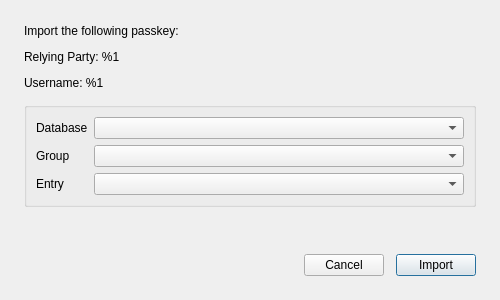
<?xml version="1.0" encoding="UTF-8"?>
<ui version="4.0">
 <class>PasskeyImportDialog</class>
 <widget class="QDialog" name="PasskeyImportDialog">
  <property name="geometry">
   <rect>
    <x>0</x>
    <y>0</y>
    <width>500</width>
    <height>300</height>
   </rect>
  </property>
  <property name="sizePolicy">
   <sizepolicy hsizetype="MinimumExpanding" vsizetype="Preferred">
    <horstretch>0</horstretch>
    <verstretch>0</verstretch>
   </sizepolicy>
  </property>
  <property name="minimumSize">
   <size>
    <width>400</width>
    <height>300</height>
   </size>
  </property>
  <property name="windowTitle">
   <string>KeePassXC - Passkey Import</string>
  </property>
  <layout class="QVBoxLayout" name="verticalLayout">
   <property name="spacing">
    <number>12</number>
   </property>
   <property name="leftMargin">
    <number>24</number>
   </property>
   <property name="topMargin">
    <number>24</number>
   </property>
   <property name="rightMargin">
    <number>24</number>
   </property>
   <property name="bottomMargin">
    <number>24</number>
   </property>
   <item>
    <layout class="QVBoxLayout" name="verticalLayout_2">
     <item>
      <widget class="QLabel" name="infoLabel">
       <property name="text">
        <string>Import the following passkey:</string>
       </property>
       <property name="alignment">
        <set>Qt::AlignLeading|Qt::AlignLeft|Qt::AlignVCenter</set>
       </property>
      </widget>
     </item>
     <item>
      <widget class="QLabel" name="relyingPartyLabel">
       <property name="text">
        <string>Relying Party: %1</string>
       </property>
       <property name="textFormat">
        <enum>Qt::PlainText</enum>
       </property>
       <property name="alignment">
        <set>Qt::AlignLeading|Qt::AlignLeft|Qt::AlignVCenter</set>
       </property>
      </widget>
     </item>
     <item>
      <widget class="QLabel" name="usernameLabel">
       <property name="text">
        <string>Username: %1</string>
       </property>
       <property name="textFormat">
        <enum>Qt::PlainText</enum>
       </property>
       <property name="alignment">
        <set>Qt::AlignLeading|Qt::AlignLeft|Qt::AlignVCenter</set>
       </property>
      </widget>
     </item>
     <item>
      <widget class="QGroupBox" name="groupBox">
       <layout class="QVBoxLayout" name="verticalLayout_3">
        <item>
         <layout class="QFormLayout" name="selectGroupHorLayout">
          <item row="0" column="0">
           <widget class="QLabel" name="databaseLabel">
            <property name="text">
             <string>Database</string>
            </property>
           </widget>
          </item>
          <item row="0" column="1">
           <widget class="QComboBox" name="selectDatabaseCombobBox"/>
          </item>
          <item row="1" column="0">
           <widget class="QLabel" name="groupLabel">
            <property name="text">
             <string>Group</string>
            </property>
           </widget>
          </item>
          <item row="1" column="1">
           <widget class="QComboBox" name="selectGroupComboBox"/>
          </item>
          <item row="2" column="0">
           <widget class="QLabel" name="entryLabel">
            <property name="text">
             <string>Entry</string>
            </property>
           </widget>
          </item>
          <item row="2" column="1">
           <widget class="QComboBox" name="selectEntryComboBox"/>
          </item>
         </layout>
        </item>
       </layout>
      </widget>
     </item>
    </layout>
   </item>
   <item>
    <spacer name="verticalSpacer">
     <property name="orientation">
      <enum>Qt::Vertical</enum>
     </property>
     <property name="sizeHint" stdset="0">
      <size>
       <width>20</width>
       <height>10</height>
      </size>
     </property>
    </spacer>
   </item>
   <item>
    <layout class="QHBoxLayout" name="horizontalLayout_2">
     <item>
      <spacer name="horizontalSpacer">
       <property name="orientation">
        <enum>Qt::Horizontal</enum>
       </property>
       <property name="sizeHint" stdset="0">
        <size>
         <width>40</width>
         <height>20</height>
        </size>
       </property>
      </spacer>
     </item>
     <item>
      <widget class="Material::TextButton" name="cancelButton">
       <property name="symbol">
        <string notr="true">close</string>
       </property>
       <property name="text">
        <string>Cancel</string>
       </property>
       <property name="autoDefault">
        <bool>true</bool>
       </property>
      </widget>
     </item>
     <item>
      <widget class="Material::FilledButton" name="importButton">
       <property name="symbol">
        <string notr="true">upload</string>
       </property>
       <property name="accessibleName">
        <string>Import Passkey</string>
       </property>
       <property name="text">
        <string>Import</string>
       </property>
       <property name="autoDefault">
        <bool>true</bool>
       </property>
       <property name="default">
        <bool>true</bool>
       </property>
      </widget>
     </item>
    </layout>
   </item>
  </layout>
 </widget>
 <customwidgets>
  <customwidget>
   <class>Material::TextButton</class>
   <extends>QPushButton</extends>
   <header>gui/material/MaterialButtons.h</header>
  </customwidget>
  <customwidget>
   <class>Material::FilledButton</class>
   <extends>QPushButton</extends>
   <header>gui/material/MaterialButtons.h</header>
  </customwidget>
 </customwidgets>
 <resources/>
 <connections/>
</ui>
